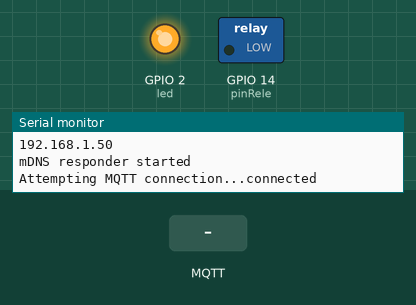
A sketch run on a simulated ESP8266 (Wemos D1 mini). Parts: switched loads named in the sketch (green lamp = pin HIGH), output pins drawn as LEDs (lit = HIGH), the last lines printed to the serial monitor. The test bench sets the inputs (shaded band). WiFi joins after 1.5 s; servers stay silent unless stated; no MQTT or app messages arrive unless stated.

Above: at 2.7 s.
2.8 s: MQTT message "Encender" arrives on the first subscribed topic
At 3.8 s:
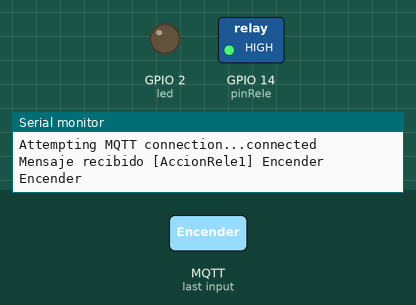
4.3 s: MQTT message "Apagar" arrives on the first subscribed topic
At 5.0 s:
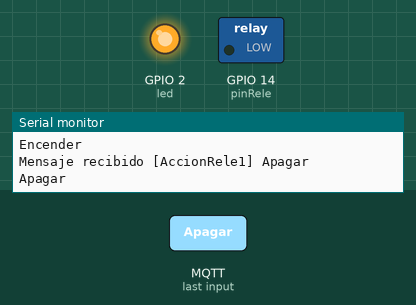
5.8 s: MQTT message "Toggle" arrives on the first subscribed topic
At 6.1 s:
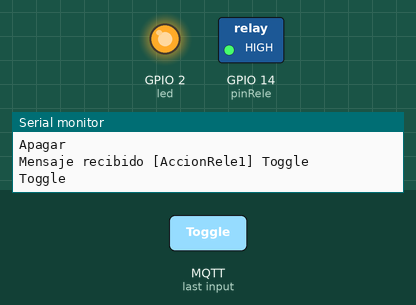
Timing chart, 0 to 8.8 s (numbered marks = the images above; inputs shaded):
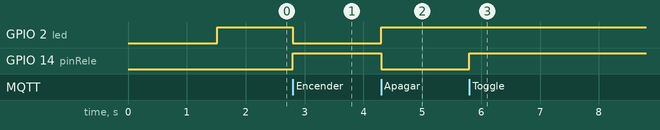

Measured:
- after the input at 2.8 s, GPIO 2 (led): HIGH → LOW at once; GPIO 14 (pinRele): LOW → HIGH at once
- after the input at 4.3 s, GPIO 2 (led): LOW → HIGH at once; GPIO 14 (pinRele): HIGH → LOW at once
- after the input at 5.8 s, GPIO 14 (pinRele): LOW → HIGH at once

The sketch:

ReleEstanteria.ino
```cpp
#include <ESP8266WiFi.h>
#include <PubSubClient.h>
#include <ESP8266mDNS.h>

#define wifi_ssid "12MiCasa12-24G"
#define wifi_password "Almunia-12MZN"
#define mqtt_server "192.168.1.55"

#define Estado_Rele1_topic "EstadoRele1"
#define Accion_Rele1_topic "AccionRele1"


/*asignacion pines  ESP8266 */
const int pinRele = 14;   // Wemos D1 mini D5
const int pulsador = 4;   //

// Update these with values suitable for your network.
IPAddress ip(192,168,1,184);  //Node static IP
IPAddress gateway(192,168,1,1);
IPAddress subnet(255,255,255,0);

/*instancias*/
WiFiClient espClient;
PubSubClient client(espClient);

/*Variables Globales*/
String EstadoRele = "Desconocido";
long lastMsg = 0;


/*FUNCIONES*/
void callback(char* topic, byte* payload, unsigned int length) { /*Que hacer cuadno llega un mensaje*/
 //gestionar los mensajes recibidos en los topics subscritos
   Serial.print("Mensaje recibido [");  Serial.print(topic);  Serial.print("] ");
    String dato="";
    for (int i = 0; i < length ; i++) {
        Serial.print((char)payload[i]);
        dato=dato+(char)payload[i];
    }
  Serial.println("");
    Serial.println(dato);
   // Comprobar si hay que subir o bajar
    if ( dato.equals("Encender")) {
    digitalWrite(2, LOW);   // Turn the LED on (Note that LOW is the voltage level
    encender();
  } else if (dato.equals("Apagar")){
    digitalWrite(2, HIGH);  // Turn the LED off by making the voltage HIGH
    apagar();
  }  else if (dato.equals("Toggle")){
    toggle();

  }
 }

void setup() {
  pinMode(2, OUTPUT);        /* builtin led*/
  digitalWrite(2, LOW);      /*encender led  */
  pinMode(pinRele, OUTPUT);
  pinMode(pulsador, INPUT);
  digitalWrite(pulsador, HIGH); /*Activar pullups*/
  Serial.begin(115200);
  setup_wifi();
  client.setServer(mqtt_server, 1883);
  client.setCallback(callback);
  if (!MDNS.begin("ESP_Rele_Estanteria_Comedor")) {
    Serial.println("Error setting up MDNS responder!");
  }
  Serial.println("mDNS responder started");
  MDNS.addService("http", "tcp", 80); // Announce esp tcp service on port 8080
  MDNS.addService("mqtt", "tcp", 1883); // Announce esp tcp service on port 8080
  digitalWrite(2, HIGH);//apagar led
}

void setup_wifi() {
  delay(10);
  // We start by connecting to a WiFi network
  Serial.println();
  Serial.print("Connecting to ");
  Serial.println(wifi_ssid);
  WiFi.mode(WIFI_STA);
  WiFi.config(ip, gateway, subnet,gateway);
  WiFi.begin(wifi_ssid, wifi_password);
  while (WiFi.status() != WL_CONNECTED) {
    delay(500);
    Serial.print(".");
  }
  Serial.println("");
  Serial.println("WiFi connected");
  Serial.println("IP address: ");
  Serial.println(WiFi.localIP());
}

void reconnect() {
  // Loop until we're reconnected
  while (!client.connected()) {
    Serial.print("Attempting MQTT connection...");
    // Create a random client ID
    String clientId = "Rele1";
    // Attempt to connect
    if (client.connect(clientId.c_str())) {
      Serial.println("connected");
      client.subscribe("AccionRele1"); /*SUSCRIBIRSE A LOS IN TOPICS*/
    } else {
      Serial.print("failed, rc=");
      Serial.print(client.state());
      Serial.println(" try again in 5 seconds");
      // Wait 5 seconds before retrying
      delay(5000);
    }
  }
}

void leer_entradas_pulsadores(){
 int pSubir=digitalRead(pulsador);
 if(pSubir==HIGH){
   toggle();
 }
 delay(500);
}

void loop() {
  if (!client.connected()) {
    reconnect();
  }
  client.loop();
 // leer_entradas_pulsadores();
  //enviar topics ciclicamente para refrescar datos
 long now = millis();  //temporizar publicaciones
  if (now - lastMsg > 10000) {
    lastMsg = now;
    Publicar();
  }

}

void apagar(){
 digitalWrite(pinRele,LOW);
 EstadoRele = "Apagado";
 Publicar();
}

void encender(){
 digitalWrite(pinRele,HIGH);
 EstadoRele = "Encendido";
 Publicar();
}

void toggle(){
 if (EstadoRele.equals("Apagado")){
  encender();
 } else {
  apagar();
 }
}
void Publicar(){
  client.publish("EstadoRele1", String(EstadoRele).c_str(), true);
}
```
